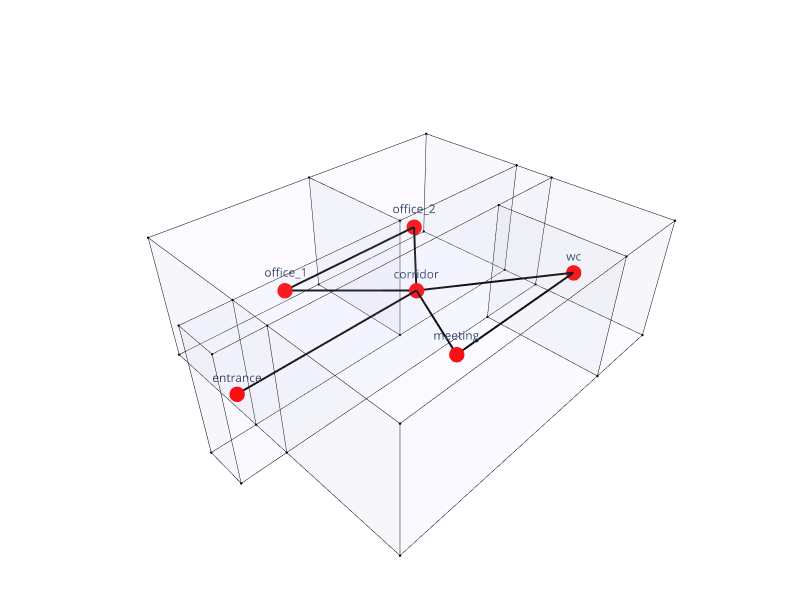

This figure's notebook cell:
### Markdown cell above
## 10. Show the building and the graph

We now visualise:
- room outlines
- room labels
- adjacency connections between room centroids

This is useful both pedagogically and for dataset debugging.

### Code cell
Topology.Show(building, g,
              vertexSizeKey="size",
              vertexColorKey="color",
              showVertexLabel = True,
              vertexLabelKey="name",
              edgeWidthKey="width",
              edgeColorKey="color",
              faceColor=[210,210,250],
              faceOpacity=0.07,
              width=800,
              height=600,
              backgroundColor="white",
              renderer= renderer)

### Figure 1 — Plotly figure (JSON) as saved in the notebook; plotly's stock layout.template omitted (floating-point values rounded to 4 significant figures; data arrays with more than 128 entries replaced by an {"elided": "..."} marker saying what was removed)
{"data": [{"customdata": [" ", " ", " ", " ", " ", " ", " ", " ", " ", " ", " ", " ", " ", " ", " ", " ", " ", " ", " ", " ", " ", " ", " ", " ", " ", " ", " ", " "], "hoverinfo": "text", "hovertemplate": ["Click  ", "Click  ", "Click  ", "Click  ", "Click  ", "Click  ", "Click  ", "Click  ", "Click  ", "Click  ", "Click  ", "Click  ", "Click  ", "Click  ", "Click  ", "Click  ", "Click  ", "Click  ", "Click  ", "Click  ", "Click  ", "Click  ", "Click  ", "Click  ", "Click  ", "Click  ", "Click  ", "Click  "], "hovertext": [" ", " ", " ", " ", " ", " ", " ", " ", " ", " ", " ", " ", " ", " ", " ", " ", " ", " ", " ", " ", " ", " ", " ", " ", " ", " ", " ", " "], "legendgroup": "1", "legendrank": 1, "marker": {"color": ["#000000", "#000000", "#000000", "#000000", "#000000", "#000000", "#000000", "#000000", "#000000", "#000000", "#000000", "#000000", "#000000", "#000000", "#000000", "#000000", "#000000", "#000000", "#000000", "#000000", "#000000", "#000000", "#000000", "#000000", "#000000", "#000000", "#000000", "#000000"], "line": {"width": 0}, "opacity": 1, "size": [2.8, 2.8, 2.8, 2.8, 2.8, 2.8, 2.8, 2.8, 2.8, 2.8, 2.8, 2.8, 2.8, 2.8, 2.8, 2.8, 2.8, 2.8, 2.8, 2.8, 2.8, 2.8, 2.8, 2.8, 2.8, 2.8, 2.8, 2.8], "sizemode": "diameter", "symbol": "circle"}, "mode": "markers+text", "name": "1: Untitled (Vertices)", "showlegend": false, "text": [" ", " ", " ", " ", " ", " ", " ", " ", " ", " ", " ", " ", " ", " ", " ", " ", " ", " ", " ", " ", " ", " ", " ", " ", " ", " ", " ", " "], "type": "scatter3d", "x": [0, 1, 1, 0, 1, 0, 1, 0, 7, 9, 9, 5, 7, 9, 9, 5, 1, 7, 7, 1, 9, 9, 9, 5, 9, 5, 1, 1], "y": [3, 3, 4, 4, 3, 3, 4, 4, 3, 3, 4, 4, 3, 3, 4, 4, 0, 0, 0, 0, 0, 0, 7, 7, 7, 7, 7, 7], "z": [-1.5, -1.5, -1.5, -1.5, 1.5, 1.5, 1.5, 1.5, -1.5, -1.5, -1.5, -1.5, 1.5, 1.5, 1.5, 1.5, -1.5, -1.5, 1.5, 1.5, -1.5, 1.5, -1.5, -1.5, 1.5, 1.5, -1.5, 1.5]}, {"hoverinfo": "text", "hovertext": [], "legendgroup": "2", "legendrank": 2, "line": {"color": "#000000", "dash": "solid", "width": 1}, "marker": {"color": "#000000", "size": 0.25, "symbol": "circle"}, "mode": "markers+lines", "name": "1: Untitled (Edges)", "showlegend": false, "text": [], "type": "scatter3d", "x": {"elided": "156 int values"}, "y": {"elided": "156 int values"}, "z": {"elided": "156 float values"}}, {"cmax": 1, "cmin": 0, "color": "#D2D2FA", "colorscale": [[0, "#440154"], [0.1111, "#482878"], [0.2222, "#3e4989"], [0.3333, "#31688e"], [0.4444, "#26828e"], [0.5556, "#1f9e89"], [0.6667, "#35b779"], [0.7778, "#6ece58"], [0.8889, "#b5de2b"], [1, "#fde725"]], "flatshading": true, "hoverinfo": "text", "hovertext": "", "i": [0, 1, 0, 0, 4, 4, 6, 6, 1, 1, 6, 6, 0, 0, 10, 9, 9, 9, 10, 10, 13, 13, 14, 14, 15, 15, 15, 12, 14, 14, 16, 17, 16, 16, 18, 18, 17, 17, 12, 12, 20, 16, 20, 20, 21, 21, 13, 13, 11, 8, 14, 14, 24, 24, 23, 25, 24, 24, 8, 2, 25, 25, 2, 2, 25, 25], "j": [1, 3, 4, 5, 0, 2, 2, 3, 5, 7, 5, 7, 2, 8, 9, 8, 4, 12, 12, 13, 10, 11, 11, 8, 8, 2, 6, 15, 12, 15, 17, 0, 18, 19, 16, 9, 19, 4, 19, 4, 16, 9, 21, 18, 20, 10, 18, 12, 8, 23, 11, 22, 22, 23, 8, 23, 15, 25, 2, 26, 23, 26, 6, 27, 6, 27], "k": [2, 2, 5, 1, 2, 6, 3, 7, 7, 3, 4, 5, 8, 9, 11, 11, 0, 4, 9, 12, 11, 14, 8, 15, 2, 6, 4, 4, 13, 12, 9, 9, 19, 17, 9, 12, 4, 0, 18, 19, 10, 10, 18, 16, 10, 13, 21, 18, 22, 22, 22, 24, 23, 25, 15, 15, 14, 15, 23, 23, 26, 27, 27, 26, 15, 6], "legendgroup": "3", "legendrank": 3, "lighting": {"facenormalsepsilon": 0}, "name": "1: Untitled (Faces)", "opacity": 0.07, "showlegend": false, "showscale": false, "text": "", "type": "mesh3d", "x": [1, 0, 1, 0, 1, 0, 1, 0, 5, 7, 9, 9, 7, 9, 9, 5, 7, 1, 7, 1, 9, 9, 9, 5, 9, 5, 1, 1], "y": [3, 3, 4, 4, 3, 3, 4, 4, 4, 3, 3, 4, 3, 3, 4, 4, 0, 0, 0, 0, 0, 0, 7, 7, 7, 7, 7, 7], "z": [-1.5, -1.5, -1.5, -1.5, 1.5, 1.5, 1.5, 1.5, -1.5, -1.5, -1.5, -1.5, 1.5, 1.5, 1.5, 1.5, -1.5, -1.5, 1.5, 1.5, -1.5, 1.5, -1.5, -1.5, 1.5, 1.5, -1.5, 1.5]}, {"hoverinfo": "text", "hovertext": [], "legendgroup": "6", "legendrank": 6, "line": {"color": "#000000", "dash": "solid", "width": 4}, "marker": {"color": "#000000", "size": 1, "symbol": "circle"}, "mode": "markers+lines", "name": "2: Untitled Graph (Edges)", "showlegend": false, "text": [], "type": "scatter3d", "x": [5, 7, null, 5, 8, null, 5, 3, null, 0.5, 5, null, 5, 4, null, 4, 8, null, 7, 3, null], "y": [3.5, 5.5, null, 3.5, 1.5, null, 3.5, 5.5, null, 3.5, 3.5, null, 3.5, 1.5, null, 1.5, 1.5, null, 5.5, 5.5, null], "z": [0, 0, null, 0, 0, null, 0, 0, null, 0, 0, null, 0, 0, null, 0, 0, null, 0, 0, null]}, {"customdata": ["corridor", "meeting", "entrance", "office_2", "office_1", "wc"], "hoverinfo": "text", "hovertemplate": ["Click corridor", "Click meeting", "Click entrance", "Click office_2", "Click office_1", "Click wc"], "hovertext": ["corridor", "meeting", "entrance", "office_2", "office_1", "wc"], "legendgroup": "5", "legendrank": 5, "marker": {"color": ["#FF0000", "#FF0000", "#FF0000", "#FF0000", "#FF0000", "#FF0000"], "line": {"width": 0}, "opacity": 1, "size": [18, 18, 18, 18, 18, 18], "sizemode": "diameter", "symbol": "circle"}, "mode": "markers+text", "name": "2: Untitled Graph (Vertices)", "showlegend": false, "text": ["corridor", "meeting", "entrance", "office_2", "office_1", "wc"], "type": "scatter3d", "x": [5, 4, 0.5, 7, 3, 8], "y": [3.5, 1.5, 3.5, 5.5, 5.5, 1.5], "z": [0, 0, 0, 0, 0, 0]}], "layout": {"autosize": true, "height": 600, "margin": {"b": 40, "l": 40, "r": 40, "t": 40}, "paper_bgcolor": "#FFFFFF", "plot_bgcolor": "#FFFFFF", "scene": {"aspectmode": "data", "camera": {"center": {"x": 0, "y": 0, "z": 0}, "eye": {"x": -1.25, "y": -1.25, "z": 1.25}, "projection": {"type": "perspective"}, "up": {"x": 0, "y": 0, "z": 1}}, "xaxis": {"visible": false}, "yaxis": {"visible": false}, "zaxis": {"visible": false}}, "showlegend": true, "width": 800, "xaxis": {"showgrid": false, "visible": false, "zeroline": false}, "yaxis": {"showgrid": false, "visible": false, "zeroline": false}}}
